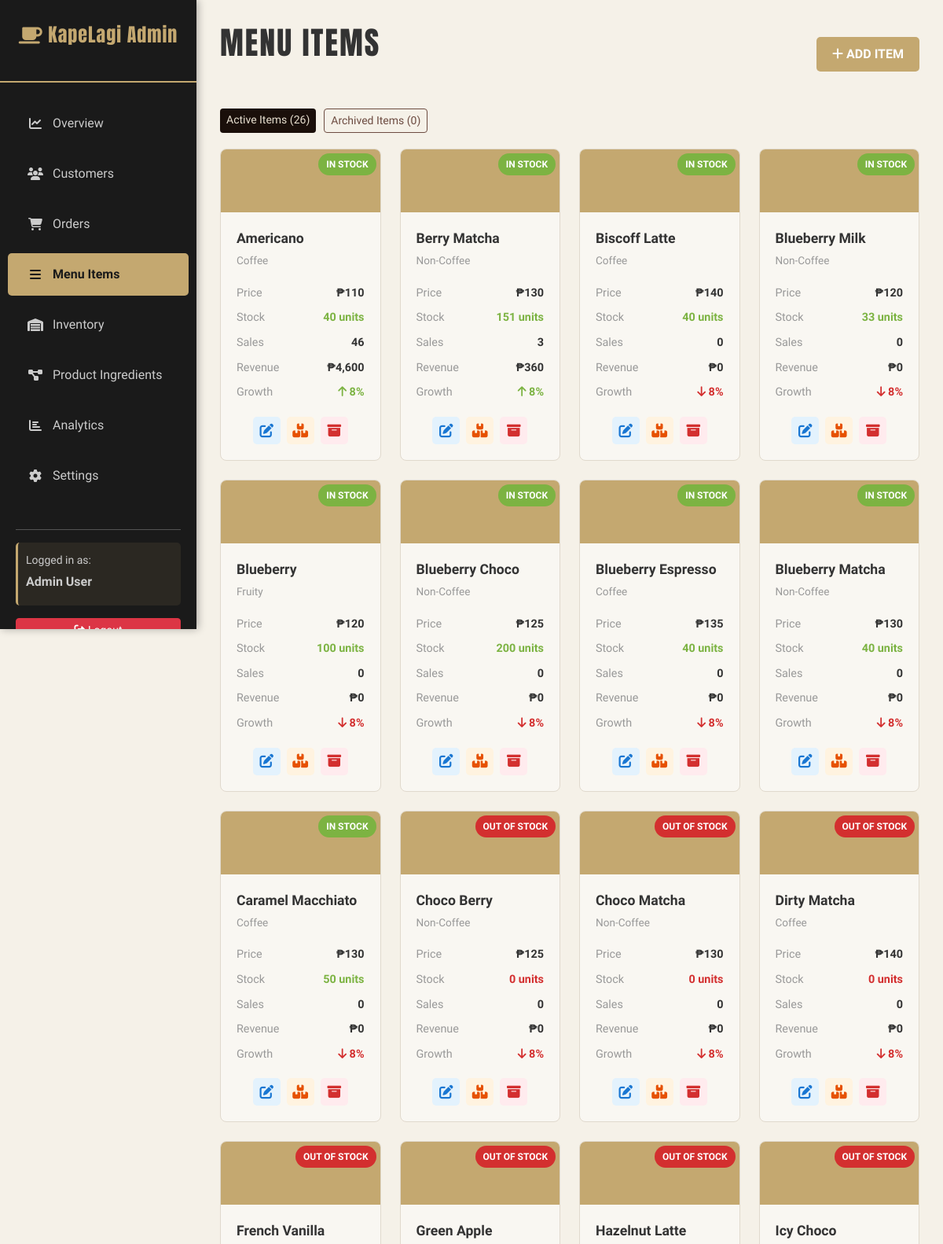
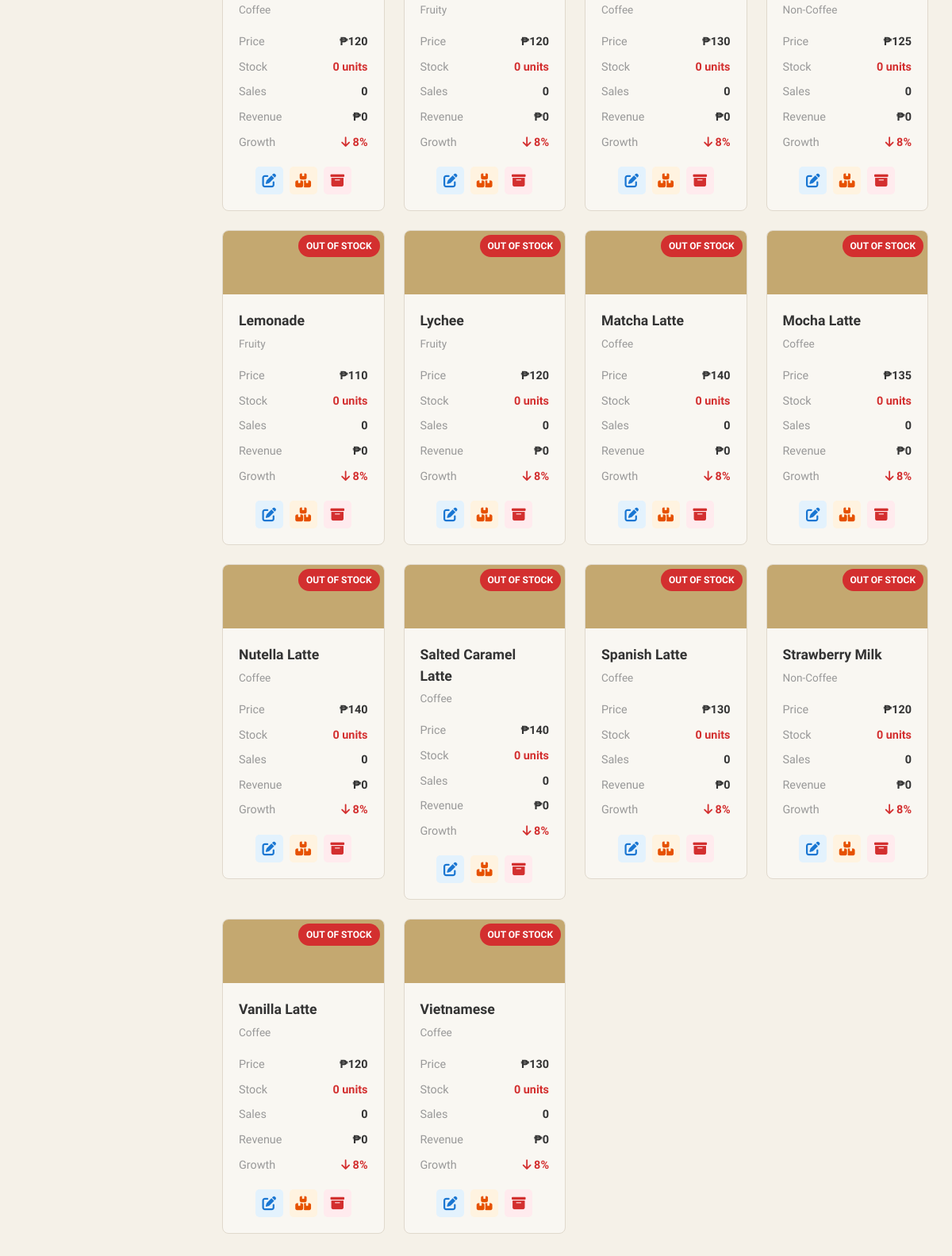
Screenshot of /admin/menu-items.php (signed in) with the database file from the repository (2 pictures, top to bottom).
### tables this page shows
CREATE TABLE `products` (
  `id` int(11) NOT NULL,
  `name` varchar(100) NOT NULL,
  `description` text DEFAULT NULL,
  `category` varchar(50) NOT NULL,
  `image_url` varchar(255) DEFAULT NULL,
  `price_16oz` decimal(10,2) DEFAULT NULL,
  `price_22oz` decimal(10,2) DEFAULT NULL,
  `stock` int(11) NOT NULL DEFAULT 0,
  `is_archived` tinyint(1) NOT NULL DEFAULT 0,
  `archived_at` datetime DEFAULT NULL,
  `created_at` timestamp NULL DEFAULT current_timestamp()
);

### config/db.php (called while the page is built, shortened)
<?php
function normalize_unit_scale($unit) {
    $value = strtolower(trim((string) $unit));
    if (in_array($value, ['liter', 'liters', 'l'], true)) return 'liters';
    if (in_array($value, ['milliliter', 'milliliters', 'ml'], true)) return 'milliliters';
    if (in_array($value, ['gram', 'grams', 'g'], true)) return 'grams';
    if (in_array($value, ['kilogram', 'kilograms', 'kg'], true)) return 'kilograms';
    if (in_array($value, ['piece', 'pieces', 'pc', 'pcs', 'unit', 'units'], true)) return 'pieces';
    return $value ?: 'pieces';
}
function unit_scale_family($unit) {
    $normalized = normalize_unit_scale($unit);
    if (in_array($normalized, ['liters', 'milliliters'], true)) return 'volume';
    if (in_array($normalized, ['grams', 'milligrams', 'kilograms'], true)) return 'mass';
    return 'count';
}
function unit_scale_to_base_factor($unit) {
    $normalized = normalize_unit_scale($unit);
    switch ($normalized) {
        case 'milliliters':
            return 0.001;
        case 'liters':
            return 1.0;
        case 'grams':
            return 1.0;
        case 'kilograms':
            return 1000.0;
    }
}
function convert_unit_amount($amount, $fromUnit, $toUnit) {
    $fromNormalized = normalize_unit_scale($fromUnit);
    $toNormalized = normalize_unit_scale($toUnit);
    $baseAmount = (float) $amount * unit_scale_to_base_factor($fromNormalized);
    $toFactor = unit_scale_to_base_factor($toNormalized);
    return $baseAmount / $toFactor;
}
function convert_unit_amount_with_density($amount, $fromUnit, $toUnit, $densityGPerMl = 1.0) {
    $fromNormalized = normalize_unit_scale($fromUnit);
    $toNormalized = normalize_unit_scale($toUnit);
    $density = (float) $densityGPerMl;
    if ($fromNormalized === $toNormalized) {
        return (float) $amount;
    }
    $fromFamily = unit_scale_family($fromNormalized);
    $toFamily = unit_scale_family($toNormalized);
    if ($fromFamily === $toFamily) {
        return convert_unit_amount($amount, $fromNormalized, $toNormalized);
    }
    if ($fromFamily === 'mass' && $toFamily === 'volume') {
        $amountGrams = convert_unit_amount($amount, $fromNormalized, 'grams');
        $ml = (float) $amountGrams / $density;
        return $ml;
    }
    return null;
}
function get_ingredient_stock_context($ingredientRow) {
    $stockUnit = normalize_unit_scale($ingredientRow['unit'] ?? 'pieces');
    $packageSize = (float) ($ingredientRow['package_size'] ?? 0);
    $packageUnit = normalize_unit_scale($ingredientRow['package_unit'] ?? '');
    if ($packageSize > 0 && $packageUnit !== 'pieces') {
        return [
            'stock_unit' => 'pieces',
            'effective_unit' => $packageUnit,
            'units_per_stock' => $packageSize,
        ];
    }
    return [
        'stock_unit' => $stockUnit,
        'effective_unit' => $stockUnit,
        'units_per_stock' => 1.0,
    ];
}
function convert_recipe_to_stock_amount($recipeAmount, $recipeUnit, $ingredientRow) {
    $context = get_ingredient_stock_context($ingredientRow);
    $recipeNormalized = normalize_unit_scale($recipeUnit);
    $density = (float) ($ingredientRow['density_g_per_ml'] ?? 1);
    if ($context['stock_unit'] === 'pieces' && $context['units_per_stock'] > 0 && $recipeNormalized !== 'pieces') {
        $requiredPerPackage = convert_unit_amount_with_density($recipeAmount, $recipeUnit, $context['effective_unit'], $density);
        return $requiredPerPackage / (float) $context['units_per_stock'];
    }
    return convert_unit_amount_with_density($recipeAmount, $recipeUnit, $context['stock_unit'], $density);
}
function get_product_available_stock($conn, $productId, $fallbackStock = 0, $size = null) {
    $productId = (int) $productId;
    if ($size === null || trim((string) $size) === '') {
        $sizesStmt = $conn->prepare("SELECT DISTINCT size FROM product_ingredients WHERE product_id = ? AND size IS NOT NULL AND size <> ''");
        if ($sizesStmt) {
            $sizesStmt->bind_param('i', $productId);
            if ($sizesStmt->execute()) {
                $sizesResult = $sizesStmt->get_result();
                $sizes = [];
                if ($sizesResult) {
                    while ($sizeRow = $sizesResult->fetch_assoc()) {
                        $sizeValue = trim((string) ($sizeRow['size'] ?? ''));
                        if ($sizeValue !== '') {
                            $sizes[] = $sizeValue;
                        }
                    }
                }
                if (!empty($sizes)) {
                    $computedStocks = [];
                    foreach ($sizes as $recipeSize) {
                        $computedStocks[] = get_product_available_stock($conn, $productId, $fallbackStock, $recipeSize);
                    }
                    return empty($computedStocks) ? (int) $fallbackStock : max(0, (int) min($computedStocks));
                }
            } else {
                $sizesStmt->close();
            }
        }
    }
    $recipeStmt = $conn->prepare("SELECT ingredient_id, quantity_per_unit, unit FROM product_ingredients WHERE product_id = ? AND (size = ? OR size IS NULL OR size = '') ORDER BY CASE WHEN size = ? THEN 0 ELSE 1 END");
    $sizeValue = trim((string) $size);
    $recipeStmt->bind_param('iss', $productId, $sizeValue, $sizeValue);
    if (!$recipeStmt->execute()) {
        $recipeStmt->close();
        return (int) $fallbackStock;
    }
    $recipeResult = $recipeStmt->get_result();
    if (!$recipeResult || $recipeResult->num_rows === 0) {
        return (int) $fallbackStock;
    }
    $availableStock = null;
    while ($recipeRow = $recipeResult->fetch_assoc()) {
        $ingredientId = (int) ($recipeRow['ingredient_id'] ?? 0);
        $recipeAmount = (float) ($recipeRow['quantity_per_unit'] ?? 0);
        $recipeUnit = $recipeRow['unit'] ?? 'pieces';
        $ingredientStmt = $conn->prepare("SELECT stock, unit, package_size, package_unit, density_g_per_ml FROM ingredients WHERE id = ?");
        $ingredientStmt->bind_param('i', $ingredientId);
        if (!$ingredientStmt->execute()) {
            $ingredientStmt->close();
            $recipeStmt->close();
            return (int) $fallbackStock;
        }
        $ingredientResult = $ingredientStmt->get_result();
        $ingredientRow = $ingredientResult ? $ingredientResult->fetch_assoc() : null;
        $requiredPerProduct = convert_recipe_to_stock_amount($recipeAmount, $recipeUnit, $ingredientRow);
        $ingredientStock = (float) ($ingredientRow['stock'] ?? 0);
        $possibleFromIngredient = (int) floor($ingredientStock / $requiredPerProduct);
        $availableStock = $availableStock === null ? $possibleFromIngredient : min($availableStock, $possibleFromIngredient);
    }
    return max(0, (int) $availableStock);
}
?>

### admin/menu-items.php (the view, shortened to what this page needs)
<?php
include 'includes/header.php';
$scope = isset($_GET['scope']) && $_GET['scope'] === 'archived' ? 'archived' : 'active';
if ($scope === 'archived') {
    $productScopeWhere = "WHERE (p.is_archived = 1)";
} else {
    $productScopeWhere = "WHERE (p.is_archived = 0 OR p.is_archived IS NULL)";
}
$query = "
    SELECT p.id, p.name, p.description, p.category, p.price_16oz, p.price_22oz, p.stock,
              p.image_url, COALESCE(SUM(oi.quantity), 0) as total_sales,
           COALESCE(SUM(oi.price * oi.quantity), 0) as revenue,
           (SELECT COUNT(*) FROM order_items WHERE product_id = p.id AND DATE_ADD(DATE(created_at), INTERVAL 30 DAY) >= DATE(NOW())) as sales_this_month
    FROM products p
    LEFT JOIN order_items oi ON p.id = oi.product_id
    " . $productScopeWhere . "
    GROUP BY p.id
    ORDER BY revenue DESC
";
$products = $conn->query($query);
$productRows = [];
if ($products) {
    while ($row = $products->fetch_assoc()) {
        $row['available_stock'] = get_product_available_stock($conn, (int) $row['id'], (int) ($row['stock'] ?? 0));
        $productRows[] = $row;
    }
}
$active_count_result = $conn->query("SELECT COUNT(*) AS count FROM products WHERE is_archived = 0 OR is_archived IS NULL");
$archived_count_result = $conn->query("SELECT COUNT(*) AS count FROM products WHERE is_archived = 1");
$active_count = (int) ($active_count_result->fetch_assoc()['count'] ?? 0);
$archived_count = (int) ($archived_count_result->fetch_assoc()['count'] ?? 0);
?>
<div style="display: flex; justify-content: space-between; align-items: center; margin-bottom: 30px;">
    <h1 class="page-title">Menu Items</h1>
    <button class="btn-add-item" onclick="document.getElementById('addItemModal').style.display='block'">
        <i class="fas fa-plus"></i> ADD ITEM
    </button>
</div>
<div style="display: flex; gap: 10px; margin-bottom: 20px; flex-wrap: wrap;">
    <a href="?scope=active" class="btn btn-sm <?php echo $scope === 'active' ? '' : 'btn-outline-dark'; ?>" style="<?php echo $scope === 'active' ? 'background-color: #1A0F0A; color: #E8E0D0; border: none;' : 'border-color: #1A0F0A; color: #1A0F0A;'; ?>">
        Active Items (<?php echo $active_count; ?>)
    </a>
    <a href="?scope=archived" class="btn btn-sm <?php echo $scope === 'archived' ? '' : 'btn-outline-dark'; ?>" style="<?php echo $scope === 'archived' ? 'background-color: #6d4c41; color: #fff; border: none;' : 'border-color: #6d4c41; color: #6d4c41;'; ?>">
        Archived Items (<?php echo $archived_count; ?>)
    </a>
</div>
<div class="row">
    <?php
    if (!empty($productRows)) {
            foreach ($productRows as $product) {
            $avg_price = ($product['price_16oz'] + ($product['price_22oz'] ?? 0)) / 2;
            $growth = $product['sales_this_month'] > 0 ? 8 : -8;
                $available_stock = (int) ($product['available_stock'] ?? $product['stock'] ?? 0);
            $stock_color = '#7cb342';
            $stock_label = 'In Stock';
                if ($available_stock == 0) {
                $stock_color = '#d32f2f';
                $stock_label = 'Out of Stock';
                } elseif ($available_stock < 5) {
                $stock_status = 'low-stock';
                $stock_color = '#fbc02d';
                $stock_label = 'Low Stock';
            }
            ?>
            <div class="col-md-6 col-lg-4 col-xl-3 mb-4">
                <div class="menu-item-card">
                    <div class="menu-item-icon">
                        <span class="stock-badge" style="background-color: <?php echo $stock_color; ?>;">
                            <?php echo htmlspecialchars($stock_label); ?>
                        </span>
                    </div>
                    <div class="menu-item-details">
                        <div class="menu-item-name"><?php echo htmlspecialchars($product['name']); ?></div>
                        <div class="menu-item-category"><?php echo htmlspecialchars($product['category']); ?></div>
                        <div class="menu-item-stat">
                            <span class="menu-item-stat-label">Price</span>
                            <span class="menu-item-stat-value">₱<?php echo number_format($avg_price, 0); ?></span>
                        </div>
                        <div class="menu-item-stat">
                            <span class="menu-item-stat-label">Stock</span>
                            <span class="menu-item-stat-value" style="color: <?php echo $stock_color; ?>; font-weight: bold;">
                                <?php echo $available_stock; ?> units
                            </span>
                        </div>
                        <div class="menu-item-stat">
                            <span class="menu-item-stat-label">Sales</span>
                            <span class="menu-item-stat-value"><?php echo $product['total_sales']; ?></span>
                        </div>
                        <div class="menu-item-stat">
                            <span class="menu-item-stat-label">Revenue</span>
                            <span class="menu-item-stat-value">₱<?php echo number_format($product['revenue'], 0); ?></span>
                        </div>
                        <div class="menu-item-stat">
                            <span class="menu-item-stat-label">Growth</span>
                            <span class="menu-item-stat-value" style="color: <?php echo $growth > 0 ? '#7cb342' : '#d32f2f'; ?>">
                                <i class="fas fa-arrow-<?php echo $growth > 0 ? 'up' : 'down'; ?>"></i> <?php echo abs($growth); ?>%
                            </span>
                        </div>
                        <div style="margin-top: 15px; display: flex; gap: 8px; justify-content: center; flex-wrap: wrap;">
                            <button class="btn-action btn-edit" title="Edit" onclick="openEditModal(<?php echo $product['id']; ?>, '<?php echo htmlspecialchars($product['name']); ?>', '<?php echo htmlspecialchars($product['category']); ?>', '<?php echo htmlspecialchars($product['description']); ?>', <?php echo $product['price_16oz']; ?>, <?php echo $product['price_22oz']; ?>, <?php echo $available_stock; ?>)">
                                <i class="fas fa-edit"></i>
                            </button>
                            <button class="btn-action btn-stock" title="Update Stock" onclick="openStockModal(<?php echo $product['id']; ?>, '<?php echo htmlspecialchars($product['name']); ?>', <?php echo $available_stock; ?>)">
                                <i class="fas fa-boxes"></i>
                            </button>
                            <?php if ($scope === 'archived'): ?>
                                <button class="btn-action btn-stock" title="Restore" onclick="restoreMenuItem(<?php echo $product['id']; ?>, '<?php echo htmlspecialchars($product['name']); ?>')">
                                    <i class="fas fa-rotate-left"></i>
                                </button>
                            <?php else: ?>
                                <button class="btn-action btn-delete" title="Archive" onclick="archiveMenuItem(<?php echo $product['id']; ?>, '<?php echo htmlspecialchars($product['name']); ?>')">
                                    <i class="fas fa-box-archive"></i>
                                </button>
                            <?php endif; ?>
                        </div>
                    </div>
                </div>
            </div>
            <?php
        }
    } else {
        echo '<div class="col-12"><p style="text-align: center; color: #999; padding: 40px;">No menu items yet</p></div>';
    }
    ?>
</div>
<?php include 'includes/footer.php'; ?>

### rows the page displays
products: stock_label "IN STOCK", name "Americano", category "Coffee", avg_price "110", available_stock "40", total_sales "46", revenue "4,600", growth "8"
products: stock_label "IN STOCK", name "Berry Matcha", category "Non-Coffee", avg_price "130", available_stock "151", total_sales "3", revenue "360", growth "8"
products: stock_label "IN STOCK", name "Biscoff Latte", category "Coffee", avg_price "140", available_stock "40", total_sales "0", revenue "0", growth "8"
products: stock_label "IN STOCK", name "Blueberry Milk", category "Non-Coffee", avg_price "120", available_stock "33", total_sales "0", revenue "0", growth "8"
products: stock_label "IN STOCK", name "Blueberry", category "Fruity", avg_price "120", available_stock "100", total_sales "0", revenue "0", growth "8"
products: stock_label "IN STOCK", name "Blueberry Choco", category "Non-Coffee", avg_price "125", available_stock "200", total_sales "0", revenue "0", growth "8"
products: stock_label "IN STOCK", name "Blueberry Espresso", category "Coffee", avg_price "135", available_stock "40", total_sales "0", revenue "0", growth "8"
products: stock_label "IN STOCK", name "Blueberry Matcha", category "Non-Coffee", avg_price "130", available_stock "40", total_sales "0", revenue "0", growth "8"
products: stock_label "IN STOCK", name "Caramel Macchiato", category "Coffee", avg_price "130", available_stock "50", total_sales "0", revenue "0", growth "8"
products: stock_label "OUT OF STOCK", name "Choco Berry", category "Non-Coffee", avg_price "125", available_stock "0", total_sales "0", revenue "0", growth "8"
products: stock_label "OUT OF STOCK", name "Choco Matcha", category "Non-Coffee", avg_price "130", available_stock "0", total_sales "0", revenue "0", growth "8"
products: stock_label "OUT OF STOCK", name "Dirty Matcha", category "Coffee", avg_price "140", available_stock "0", total_sales "0", revenue "0", growth "8"
products: stock_label "OUT OF STOCK", name "French Vanilla", category "Coffee", avg_price "120", available_stock "0", total_sales "0", revenue "0", growth "8"
products: stock_label "OUT OF STOCK", name "Green Apple", category "Fruity", avg_price "120", available_stock "0", total_sales "0", revenue "0", growth "8"
products: stock_label "OUT OF STOCK", name "Hazelnut Latte", category "Coffee", avg_price "130", available_stock "0", total_sales "0", revenue "0", growth "8"
products: stock_label "OUT OF STOCK", name "Icy Choco", category "Non-Coffee", avg_price "125", available_stock "0", total_sales "0", revenue "0", growth "8"
products: stock_label "OUT OF STOCK", name "Lemonade", category "Fruity", avg_price "110", available_stock "0", total_sales "0", revenue "0", growth "8"
products: stock_label "OUT OF STOCK", name "Lychee", category "Fruity", avg_price "120", available_stock "0", total_sales "0", revenue "0", growth "8"
products: stock_label "OUT OF STOCK", name "Matcha Latte", category "Coffee", avg_price "140", available_stock "0", total_sales "0", revenue "0", growth "8"
products: stock_label "OUT OF STOCK", name "Mocha Latte", category "Coffee", avg_price "135", available_stock "0", total_sales "0", revenue "0", growth "8"
products: stock_label "OUT OF STOCK", name "Nutella Latte", category "Coffee", avg_price "140", available_stock "0", total_sales "0", revenue "0", growth "8"
products: stock_label "OUT OF STOCK", name "Salted Caramel Latte", category "Coffee", avg_price "140", available_stock "0", total_sales "0", revenue "0", growth "8"
products: stock_label "OUT OF STOCK", name "Spanish Latte", category "Coffee", avg_price "130", available_stock "0", total_sales "0", revenue "0", growth "8"
products: stock_label "OUT OF STOCK", name "Strawberry Milk", category "Non-Coffee", avg_price "120", available_stock "0", total_sales "0", revenue "0", growth "8"
products: stock_label "OUT OF STOCK", name "Vanilla Latte", category "Coffee", avg_price "120", available_stock "0", total_sales "0", revenue "0", growth "8"
products: stock_label "OUT OF STOCK", name "Vietnamese", category "Coffee", avg_price "130", available_stock "0", total_sales "0", revenue "0", growth "8"

### other values shown
get_user_name() "Admin User"
$active_count "26"
$archived_count "0"
